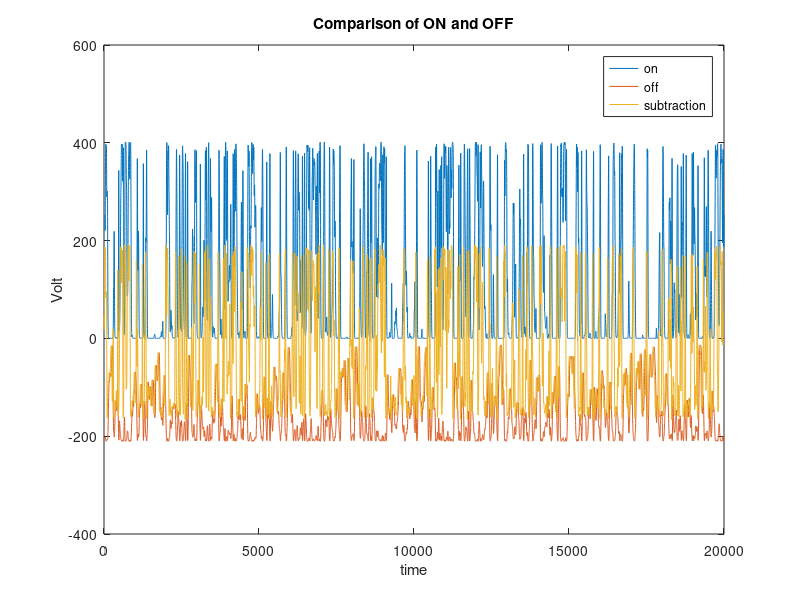

MATLAB code for this plot:
clear all;
close all;
%% All parameter
HMM = 1;
T = 20000;
dt=1/60;
bar_size = 5;
stimulus_range = 200;

G_HMM = 3;
G_OU = 2.45;

ratio_on = 4;
ratio_off = -2;
on_sigma = 10;
off_sigma = 40;

integration_time = 30;
size_curve = 10;

On_delay = 5;
Off_delay = 9;
%% Setup bar position and trajectory

if HMM
%% HMM trajectory

D_HMM = 2700000; %dynamical range
omega =G_HMM/2.12;   % omega = G/(2w)=1.06; follow Bielak's overdamped dynamics/ 2015PNAS
Xarray = zeros(1,T);
Xarray(1,1)=0; % since the mean value of damped eq is zero
Vx = zeros(1,T);
%Use rntest(t)!!!
for t = 1:T-1
    Xarray(t+1) = Xarray(t) + Vx(t)*dt;
    Vx(t+1) = (1-G_HMM*dt)*Vx(t) - omega^2*Xarray(t)*dt + sqrt(dt*D_HMM)*randn;
end
nrx= (stimulus_range-bar_size*2-1)/(max(Xarray)-min(Xarray));
Xarray2=Xarray*nrx;
Xarray3=Xarray2+bar_size+1-min(Xarray2);%rearrange the boundary values
newXarray=round(Xarray3);


else
%% OU trajectory

D_OU = 2700000; %dynamical range
omega =G_OU/2.12;   % omega = G/(2w)=1.06; follow Bielak's overdamped dynamics/ 2015PNAS
x = zeros(1,T);
x(1,1)=0; % since the mean value of damped eq is zero
for uu = 1:T-1
    x(uu+1) = (1-dt*G_OU/(2.12)^2)*x(uu)+sqrt(dt*D_OU)*randn;
end
% Normalize to proper moving range
nrx=(stimulus_range-bar_size*2-1)/(max(x)-min(x));
x2=x*nrx;
x3=x2+bar_size+1-min(x2);%rearrange the boundary values
newXarray=round(x3);


end

bar_position = zeros(T,stimulus_range);

for step = 1:T
   bar_position(step,newXarray(step)-bar_size:newXarray(step)+bar_size) = ones(1,2*bar_size+1); 
end

% figure(100)
% plot(1:T,newXarray-100);


%% Receptive field center surround filter


range = 1:stimulus_range;
On = ratio_on *gaussmf(range,[on_sigma stimulus_range/2]);
Off = ratio_off*gaussmf(range,[off_sigma stimulus_range/2]);
% figure(1)
% plot(range,On);hold on
% plot(range,Off);hold off
% figure(2)
% plot(range,On+Off);


%% On and Off temporal filter

On_temporal = zeros(1,integration_time);
Off_temporal = zeros(1,integration_time);
x = linspace(-1.0, 1.0, size_curve);
curve = -0.1*x.*x+1;
On_temporal(On_delay:On_delay+size_curve-1) = On_temporal(On_delay:On_delay+size_curve-1)+curve;
Off_temporal(Off_delay:Off_delay+size_curve-1) = Off_temporal(Off_delay:Off_delay+size_curve-1)+curve;
% figure(3)
% plot(1:integration_time,On_temporal);hold on
% plot(1:integration_time,Off_temporal);hold off
% xlabel('time before spike')
% ylabel('weight')


%% Convolution of stimulus and receptive field
conv_on = zeros(1,T);
conv_off = zeros(1,T);
for t = 1:T
    conv_on(t) = sum(bar_position(t,:).*On);
    conv_off(t) = sum(bar_position(t,:).*Off);
end
% figure(4)
% plot(1:T,conv_on-min(conv_on));hold on
% plot(1:T,normalize(conv_off));hold on
% plot(1:T,normalize(newXarray-100),'k.');hold off
% xlabel('time')
% ylabel('Temporal change of center and surround')
% title('HMM trajectory and temporal change after Gaussian filter')
% legend('on','off','trajectory')
% 

%% Temporal filtering
temp_on =zeros(1,T-integration_time);
temp_off =zeros(1,T-integration_time);
for t = 1:T-integration_time
    temp_on(t) = sum(conv_on(t:t+integration_time-1).*fliplr(On_temporal));
    temp_off(t) = sum(conv_off(t:t+integration_time-1).*fliplr(Off_temporal));
end
% 
% 
% figure(5)
% plot(1:T-integration_time,normalize(temp_on));hold on
% plot(integration_time+1:T,normalize(conv_on(integration_time+1:T)))
% xlabel('time')
% ylabel('Temporal change of ON')
% title('On temporal change before and after temporal filter')
% legend('After filter','Before filter')
% set(gcf,'units','normalized','outerposition',[0 0 1 1])
% 
% figure(6)
% plot(1:T-integration_time,normalize(temp_off));hold on
% plot(integration_time+1:T,normalize(conv_off(integration_time+1:T)))
% title('OFF temporal change before and after temporal filter')
% ylabel('Temporal change of Off')
% xlabel('time')
% legend('After filter','Before filter')
% set(gcf,'units','normalized','outerposition',[0 0 1 1])
% 

%% Subtraction of ON and OFF

Subtraction = temp_on + temp_off;


% figure(7)
% plot(1:T-integration_time,normalize(Subtraction));hold on;
% plot(integration_time+1:T,normalize(newXarray(integration_time+1:T)),'k.');hold off
% xlabel('time')
% ylabel('Subtraction of ON and OFF')
% title('Effect of subtraction')
% legend('Subtract','trajectory')
% set(gcf,'units','normalized','outerposition',[0 0 1 1])

figure(8)
plot(integration_time+1:T,temp_on);hold on;
plot(integration_time+1:T,temp_off);hold on;
plot(1:T-integration_time,Subtraction);hold off;
xlabel('time')
ylabel('Volt')
title('Comparison of ON and OFF')
legend('on','off','subtraction')
set(gcf,'units','normalized','outerposition',[0 0 1 1])


% Calculation of MI
% TheStimuli = temp_on;%newXarray(integration_time+1:T);
% StimuSN=30; %number of stimulus states
% nX=sort(TheStimuli);
% abin=length(nX)/StimuSN;
% intervals=[nX(1:abin:end) inf]; % inf: the last term: for all rested values
% temp=0; isi2=[];
% for jj=1:length(TheStimuli)
%     temp=temp+1;
%     isi2(temp) = find(TheStimuli(jj)<=intervals,1);
% end
% TheStimuli = Subtraction;
% backward = 100;
% forward = 100;
% BinningInterval =1;
% nX=sort(temp_on);
% abin=length(nX)/StimuSN;
% intervals=[nX(1:abin:end) inf]; % inf: the last term: for all rested values
% temp=0; Neurons=[];
% for jj=1:length(TheStimuli)
%     temp=temp+1;
%     Neurons(temp) = find(TheStimuli(jj)<=intervals,1);
% end
% 
% dat=[];informationp=[];temp=backward+2;
% for i=1:backward+1 %past(t<0)
%     x = Neurons((i-1)+forward+1:length(Neurons)-backward+(i-1))';
%     y = isi2(forward+1:length(isi2)-backward)';
%     dat{i}=[x,y];
%     norm=BinningInterval;
% 
%     [N,C]=hist3(dat{i},[max(Neurons)+1,max(isi2)]); %20:dividing firing rate  6:# of stim
%     px=sum(N,1)/sum(sum(N)); 
%     py=sum(N,2)/sum(sum(N)); 
%     pxy=N/sum(sum(N));
%     temp2=[];
%     for j=1:length(px)
%         for k=1:length(py)
%           temp2(k,j)=pxy(k,j)*log( pxy(k,j)/ (py(k)*px(j)) )/log(2)/norm;
%         end
%     end
%     temp=temp-1;
%     informationp(temp)=nansum(temp2(:));
% 
% end  
% 
% dat=[];informationf=[];temp=0;sdat=[];
% for i=1:forward
%     x =Neurons(forward+1-i:length(Neurons)-backward-i)';
%     y = isi2(forward+1:length(isi2)-backward)';
%     dat{i}=[x,y];
%     norm=BinningInterval;
% 
%     [N,C]=hist3(dat{i},[max(Neurons)+1,max(isi2)]); %20:dividing firing rate  6:# of stim
%     px=sum(N,1)/sum(sum(N)); 
%     py=sum(N,2)/sum(sum(N)); 
%     pxy=N/sum(sum(N));
%     temp2=[];
%     for j=1:length(px)
%         for k=1:length(py)
%             temp2(k,j)=pxy(k,j)*log( pxy(k,j)/ (py(k)*px(j)) )/log(2)/norm;
%         end
%     end
%     temp=temp+1;
%     informationf(temp)=nansum(temp2(:));
% 
% end
% figure(9)
% information=[informationp informationf];
% time=[-backward:forward];
% plot(time,information);
% xlabel('time shift')
% ylabel('MI(bits)')
